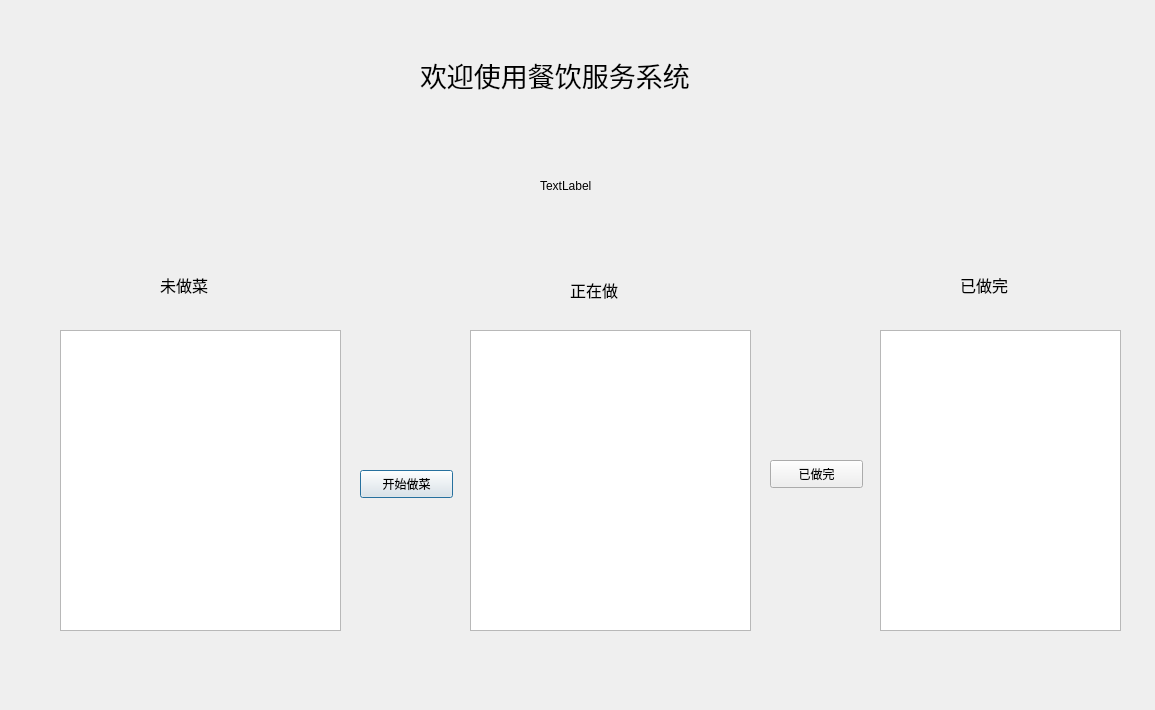
<?xml version="1.0" encoding="UTF-8"?>
<ui version="4.0">
 <class>Cooking</class>
 <widget class="QDialog" name="Cooking">
  <property name="geometry">
   <rect>
    <x>0</x>
    <y>0</y>
    <width>1155</width>
    <height>710</height>
   </rect>
  </property>
  <property name="windowTitle">
   <string>Dialog</string>
  </property>
  <widget class="QLabel" name="label">
   <property name="geometry">
    <rect>
     <x>420</x>
     <y>30</y>
     <width>401</width>
     <height>91</height>
    </rect>
   </property>
   <property name="text">
    <string>&lt;html&gt;&lt;head/&gt;&lt;body&gt;&lt;p&gt;&lt;span style=&quot; font-size:20pt;&quot;&gt;欢迎使用餐饮服务系统&lt;/span&gt;&lt;/p&gt;&lt;/body&gt;&lt;/html&gt;</string>
   </property>
  </widget>
  <widget class="QTableWidget" name="tableWidget">
   <property name="geometry">
    <rect>
     <x>60</x>
     <y>330</y>
     <width>281</width>
     <height>301</height>
    </rect>
   </property>
  </widget>
  <widget class="QLabel" name="deskNum">
   <property name="geometry">
    <rect>
     <x>540</x>
     <y>170</y>
     <width>151</width>
     <height>31</height>
    </rect>
   </property>
   <property name="text">
    <string>TextLabel</string>
   </property>
  </widget>
  <widget class="QTableWidget" name="tableWidget_2">
   <property name="geometry">
    <rect>
     <x>470</x>
     <y>330</y>
     <width>281</width>
     <height>301</height>
    </rect>
   </property>
  </widget>
  <widget class="QTableWidget" name="tableWidget_3">
   <property name="geometry">
    <rect>
     <x>880</x>
     <y>330</y>
     <width>241</width>
     <height>301</height>
    </rect>
   </property>
  </widget>
  <widget class="QPushButton" name="pushButton">
   <property name="geometry">
    <rect>
     <x>360</x>
     <y>470</y>
     <width>93</width>
     <height>28</height>
    </rect>
   </property>
   <property name="text">
    <string>开始做菜</string>
   </property>
  </widget>
  <widget class="QPushButton" name="pushButton_2">
   <property name="geometry">
    <rect>
     <x>770</x>
     <y>460</y>
     <width>93</width>
     <height>28</height>
    </rect>
   </property>
   <property name="text">
    <string>已做完</string>
   </property>
  </widget>
  <widget class="QLabel" name="label_2">
   <property name="geometry">
    <rect>
     <x>160</x>
     <y>270</y>
     <width>91</width>
     <height>31</height>
    </rect>
   </property>
   <property name="text">
    <string>&lt;html&gt;&lt;head/&gt;&lt;body&gt;&lt;p&gt;&lt;span style=&quot; font-size:12pt;&quot;&gt;未做菜&lt;/span&gt;&lt;/p&gt;&lt;/body&gt;&lt;/html&gt;</string>
   </property>
  </widget>
  <widget class="QLabel" name="label_3">
   <property name="geometry">
    <rect>
     <x>570</x>
     <y>270</y>
     <width>81</width>
     <height>41</height>
    </rect>
   </property>
   <property name="text">
    <string>&lt;html&gt;&lt;head/&gt;&lt;body&gt;&lt;p&gt;&lt;span style=&quot; font-size:12pt;&quot;&gt;正在做&lt;/span&gt;&lt;/p&gt;&lt;/body&gt;&lt;/html&gt;</string>
   </property>
  </widget>
  <widget class="QLabel" name="label_4">
   <property name="geometry">
    <rect>
     <x>960</x>
     <y>260</y>
     <width>91</width>
     <height>51</height>
    </rect>
   </property>
   <property name="text">
    <string>&lt;html&gt;&lt;head/&gt;&lt;body&gt;&lt;p&gt;&lt;span style=&quot; font-size:12pt;&quot;&gt;已做完&lt;/span&gt;&lt;/p&gt;&lt;/body&gt;&lt;/html&gt;</string>
   </property>
  </widget>
 </widget>
 <resources/>
 <connections/>
</ui>
